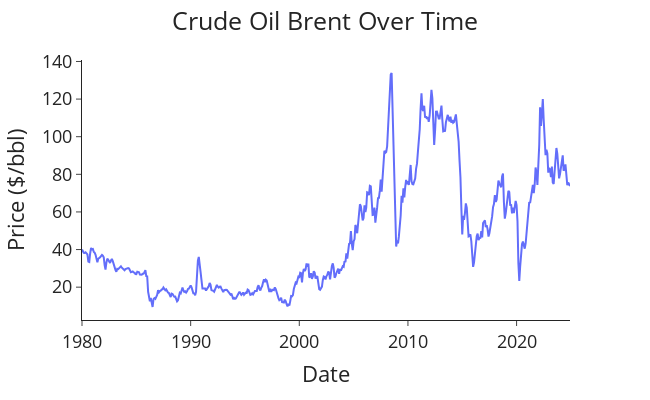

Write notebook code for a chart like this one.
### Code cell
plotting(title='Crude Oil Brent Over Time', data=data, x='date', y='Crude Oil Brent Price', x_label='Date', y_label='Price ($/bbl)')
# add_separator()

### Figure 1 — Plotly figure (JSON) as saved in the notebook; plotly's stock layout.template omitted (floating-point values rounded to 4 significant figures; data arrays with more than 128 entries replaced by an {"elided": "..."} marker saying what was removed)
{"data": [{"hovertemplate": "Date=%{x}<br>Price ($/bbl)=%{y}<extra></extra>", "legendgroup": "", "line": {"color": "#636efa", "dash": "solid"}, "marker": {"symbol": "circle"}, "mode": "lines", "name": "", "orientation": "v", "showlegend": false, "type": "scatter", "x": {"elided": "540 str values"}, "xaxis": "x", "y": {"elided": "540 float values"}, "yaxis": "y"}], "layout": {"font": {"size": 18}, "height": 400, "legend": {"tracegroupgap": 0}, "margin": {"t": 60}, "title": {"text": "Crude Oil Brent Over Time", "x": 0.5}, "width": 650, "xaxis": {"anchor": "y", "domain": [0, 1], "title": {"text": "Date"}}, "yaxis": {"anchor": "x", "domain": [0, 1], "title": {"text": "Price ($/bbl)"}}}}
